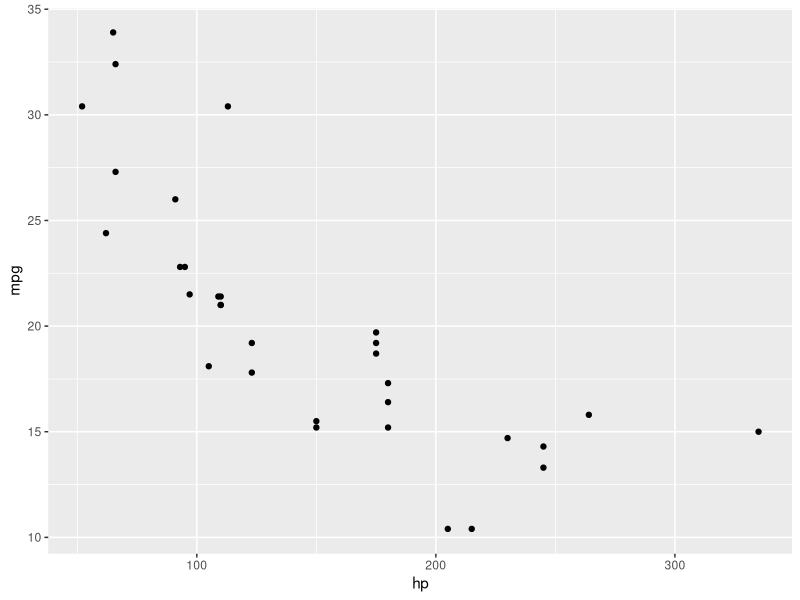
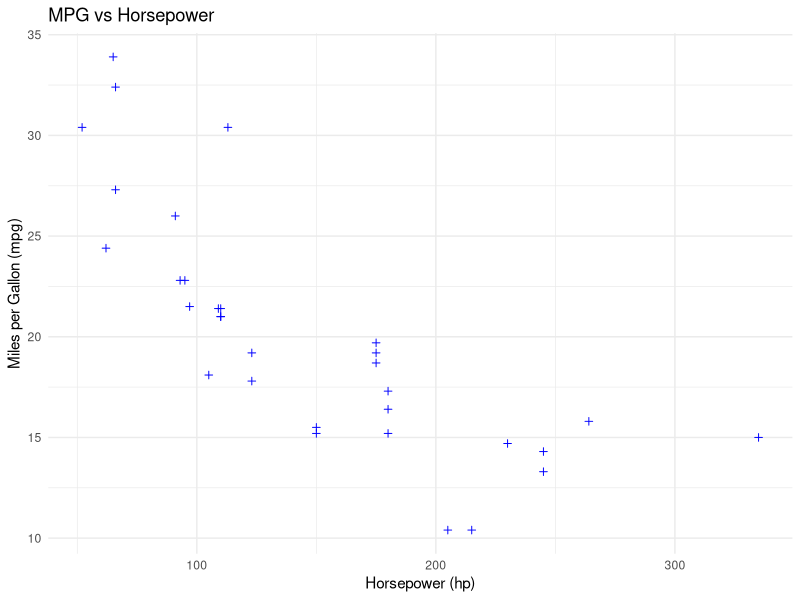
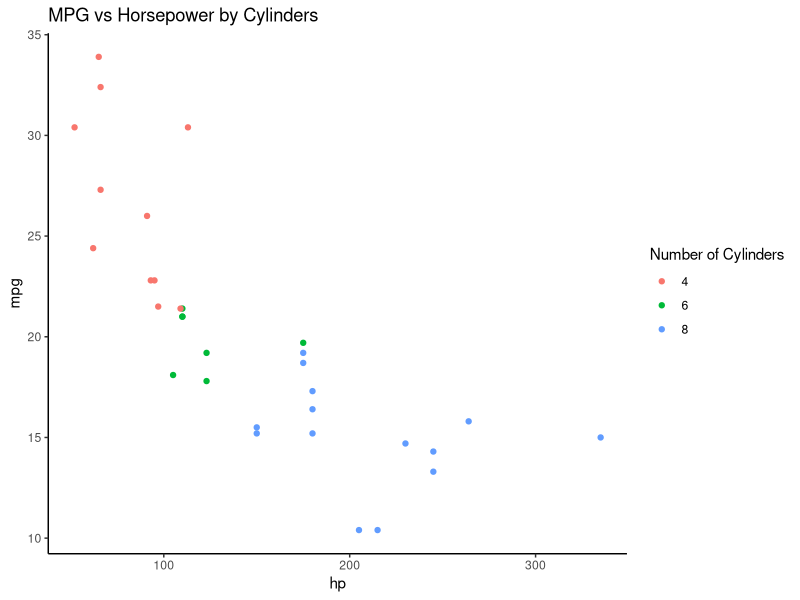
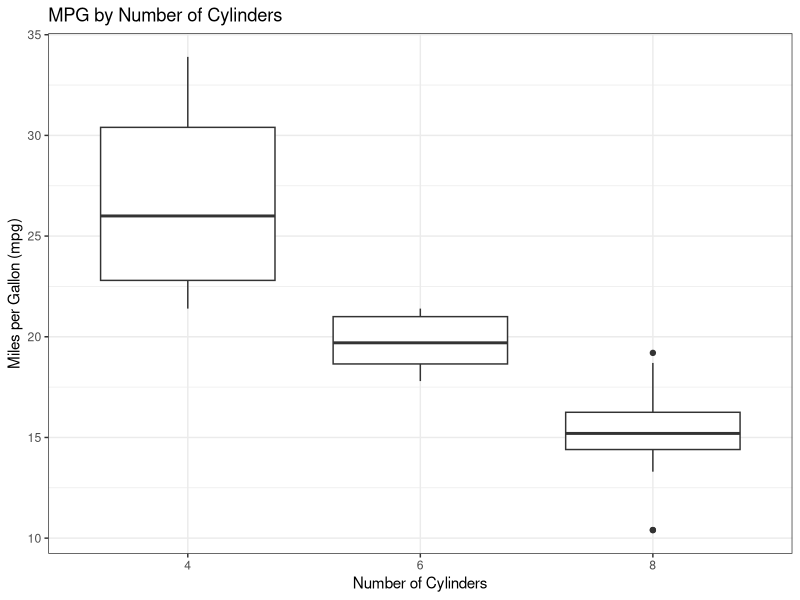

Write the R code that produced these figures, in order.
## ---- chunk 1
knitr::opts_chunk$set(echo = TRUE)
## ---- chunk 2
# Load the dplyr package
# install.packages("dplyr") # only need to install once!
library(dplyr)
## ---- chunk 3
# create dataframe and show the first twp rows
cbind("col1"=c("a","b","c", "d"), "col2"=1:4) %>% 
  as.data.frame() %>% head(2)
## ---- chunk 4
# Select only the 'mpg' (miles per gallon) and 'hp' (horsepower) columns from mtcars
selected_data <- mtcars %>% 
  select(mpg, hp)

# View the selected data
head(selected_data)
## ---- chunk 5
# Filter rows where horsepower is greater than 150
mtcars %>% 
  filter(hp > 150) %>% 
  head()
# NOTE: this time we did not save the variable
## ---- chunk 6
# Summarize the average mpg by the number of cylinders
summary_data <- mtcars %>%
  group_by(cyl) %>% 
  summarize(avg_mpg = mean(mpg))

# View the summary data
summary_data
## ---- chunk 7
# create new column for kilometers per liter from mpg
mtcars %>% 
  mutate(km_l = round(mpg / 2.352, 1) ) %>% # conversion factor
  select(mpg, km_l) %>% head(4)
## ---- chunk 8
# Load the ggplot2 package
library(ggplot2)
## ---- chunk 9
# Scatter plot of mpg vs. hp
ggplot(mtcars, aes(x = hp, y = mpg)) + 
  geom_point()
## ---- chunk 10
# plot with titles and customized appearance
mtcars %>% # dplyr chaining
  ggplot(aes(x = hp, y = mpg)) + # ggplot chaining 
  geom_point(color = "blue", shape = 3) + 
  labs(title = "MPG vs Horsepower",
       x = "Horsepower (hp)",
       y = "Miles per Gallon (mpg)") +
  theme_minimal()
## ---- chunk 11
# Scatter plot with points colored by 'cyl'
ggplot(mtcars, aes(x = hp, y = mpg, color = factor(cyl))) + 
  geom_point() +
  labs(title = "MPG vs Horsepower by Cylinders",
       color = "Number of Cylinders") +
  theme_classic()
## ---- chunk 12
# Boxplot of mpg by cyl
ggplot(mtcars, aes(x = factor(cyl), y = mpg)) + 
  geom_boxplot() + 
  labs(title = "MPG by Number of Cylinders",
       x = "Number of Cylinders",
       y = "Miles per Gallon (mpg)") +
  theme_bw()
## ---- chunk 13
# xreate a sample data frame of average temperatures for each month
temp_data <- data.frame(
  Location = c("Location1", "Location2"),
  Jan = c(30, 25),
  Feb = c(32, 28),
  Mar = c(40, 35)
)

print(temp_data)

# reshape from wide to long format
long_temp_data <- reshape(temp_data, 
                          varying = c("Jan", "Feb", "Mar"),
                          v.names = "Temperature",
                          timevar = "Month",
                          times = c("Jan", "Feb", "Mar"),
                          direction = "long")
print(long_temp_data)
## ---- chunk 14
# Load libraries
# library(dplyr) # load if needed
# install.packages("tidyr") # if not already installed
library(tidyr)
## ---- chunk 15
# Wide format data
data_wide <- tibble(
  id = 1:3,
  name = c("John", "Alice", "Bob"),
  score_math = c(95, 88, 92),
  score_english = c(85, 90, 89)
)
# View data
print(data_wide)
## ---- chunk 16
# Pivot the wide data to long format
data_long <- data_wide %>%
  pivot_longer(cols = starts_with("score"),
               names_to = "subject",
               values_to = "score")

# View the long data
print(data_long)
## ---- chunk 17
# Pivot the long data back to wide format
data_wide_again <- data_long %>%
  pivot_wider(names_from = "subject", values_from = "score")

# View the wide data
print(data_wide_again)
## ---- chunk 18
# secondary dataset
data_info <- tibble(
  id = c(1, 2, 3, 4),
  age = c(20, 25, 22, 26),
  grade = c("A", "B", "A", "C")
)

# View data
print(data_info)
## ---- chunk 19
# Left join data_wide with data_info based on 'id'
data_left_joined <- data_wide %>%
  left_join(data_info, by = "id")

# View the result of the left join
print(data_left_joined)
## ---- chunk 20
# Full join data_wide with data_info based on 'id'
data_full_joined <- data_wide %>%
  full_join(data_info, by = "id")

# View the result of the full join
print(data_full_joined)
